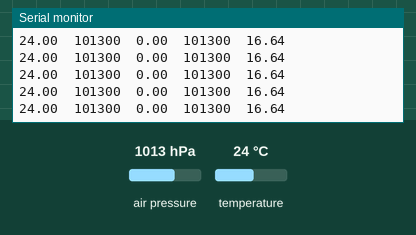
The sketch below on a simulated Arduino Uno, built with avr-gcc and run on an emulated ATmega328P. On the bench: the last lines printed to the serial monitor. Inputs (shaded band) come from the test bench; at power-on: air pressure 1013 hPa, temperature 24 °C.

Above: at 1.2 s.
1.3 s: air pressure set to 952 hPa
At 1.8 s:
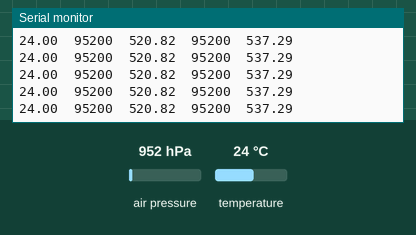
2.8 s: temperature set to 12 °C
At 3.5 s:
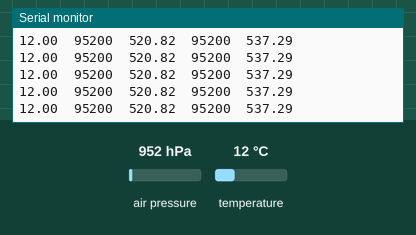
5.8 s: air pressure set to 1025 hPa
At 6.7 s:
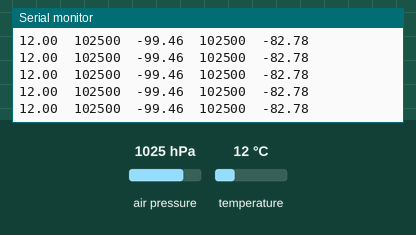
Timing chart, 0 to 8.8 s (numbered marks = the images above; inputs shaded):
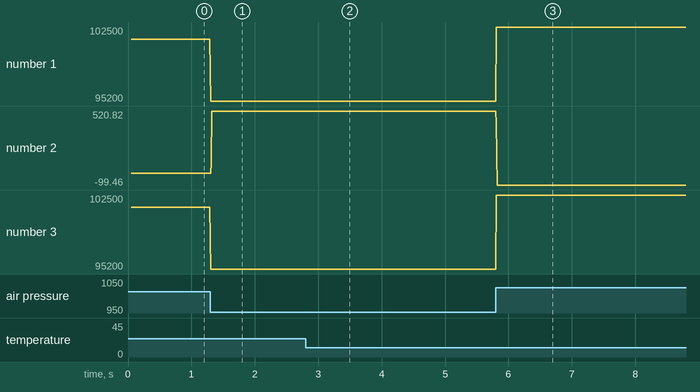

The sketch:

R_Araujo.ino
```cpp
#include <Adafruit_BMP085.h>

Adafruit_BMP085 bmp;
float t0;
float t1;
float t2;
float t3;
float t4;
float t5;
float t6;
float t7;
float som_i=0;
int contador_i=0;
float med_i=0;
float som=0;
int contador=1;
float med=0;
void setup() {
  Serial.begin(115200);
  if (!bmp.begin()) {
	Serial.println("Could not find a valid BMP085 sensor, check wiring!");
	while (1) {}
  }
    Serial.print("Temperature\t");
    Serial.print("Pressure\t");
    Serial.print("Altitude\t");
    Serial.print("Pressure at sealevel (calculated)\t ");
    Serial.println("Real altitude");
    while(contador_i<30){
    t0=bmp.readAltitude();
    som_i=t0+som_i;
    contador_i+= 1;
  }
  med_i=som_i/30;
}
void loop() {
  t1=bmp.readAltitude();
    if(contador==2) {
      t2=t1;
    }
    else if (contador==3) {
      t3=t1;
    }
    else if (contador==4) {
      t4=t1;
    }
    else if (contador==5) {
      t5=t1;
    }
    else if (contador==6) {
      t6=t1;
    }
    else if (contador==7) {
      t7=t1;
    }
    else {
      t6=t7;
      t5=t6;
      t4=t5;
      t3=t4;
      t2=t3;
      t7=t1;
      med=(t6+t5+t4+t3+t2+t1)/6;
    }
    Serial.print(bmp.readTemperature());
    Serial.print('\t');
    Serial.print(bmp.readPressure());
    Serial.print('\t');
    Serial.print(med-med_i);
    Serial.print('\t');
    Serial.print(bmp.readSealevelPressure());
    Serial.print('\t');
    Serial.println(bmp.readAltitude(101500));
  contador+= 1;
}
```

Measured:
- after the input at 1.3 s, the serial monitor: prints a new line at once (image 1)
- after the input at 2.8 s, the serial monitor: prints a new line at once (image 2)
- after the input at 5.8 s, the serial monitor: prints a new line at once (image 3)
- plotted number 1: 101300 → 95200 after the input at 1.3 s, 95200 → 102500 after the input at 5.8 s
- plotted number 2: 0 → 520.82 after the input at 1.3 s, 520.82 → -99.46 after the input at 5.8 s
- plotted number 3: 101300 → 95200 after the input at 1.3 s, 95200 → 102500 after the input at 5.8 s
